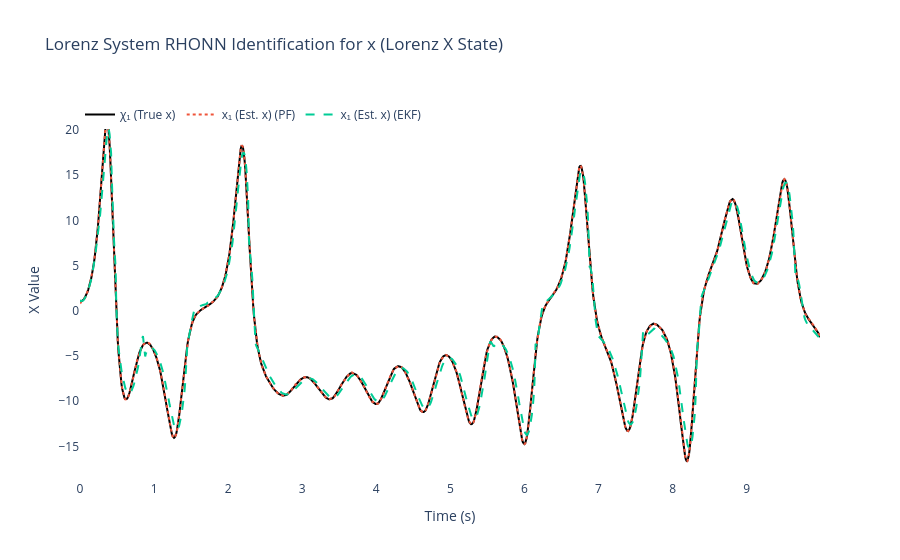
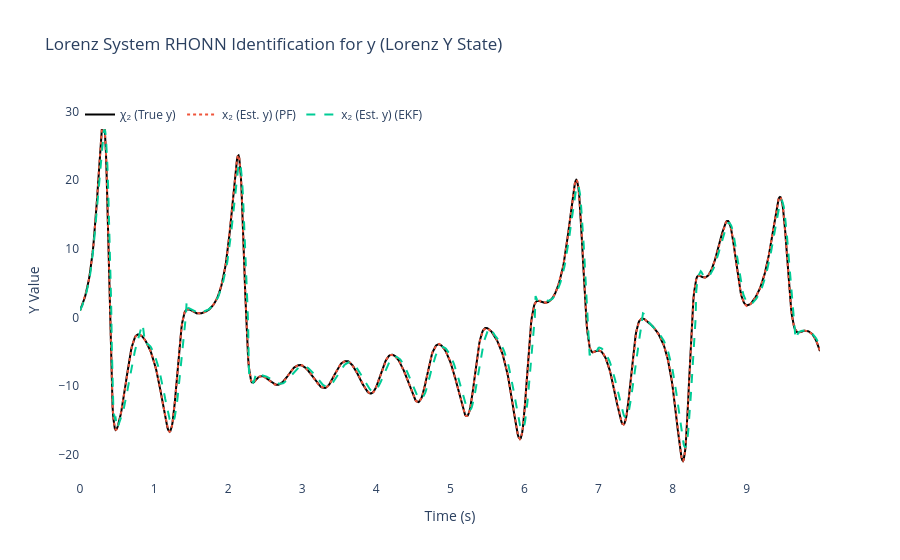
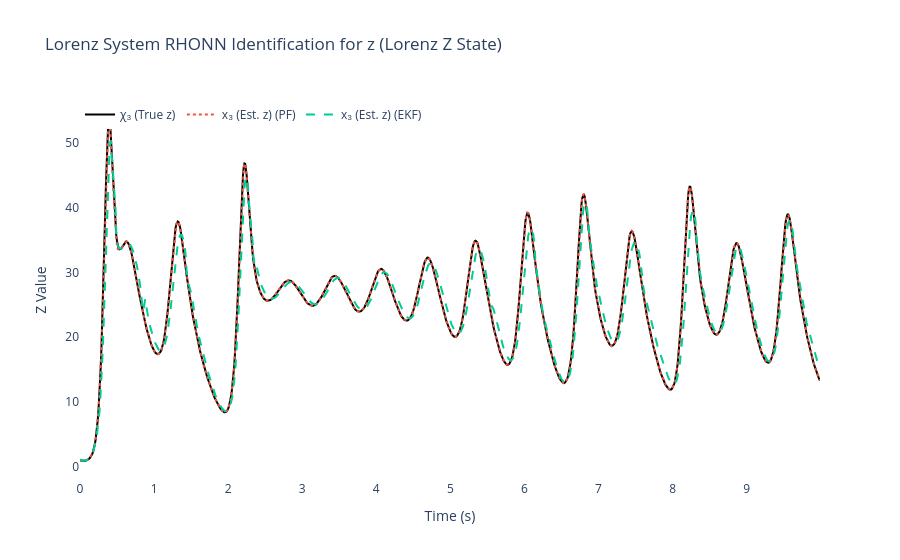
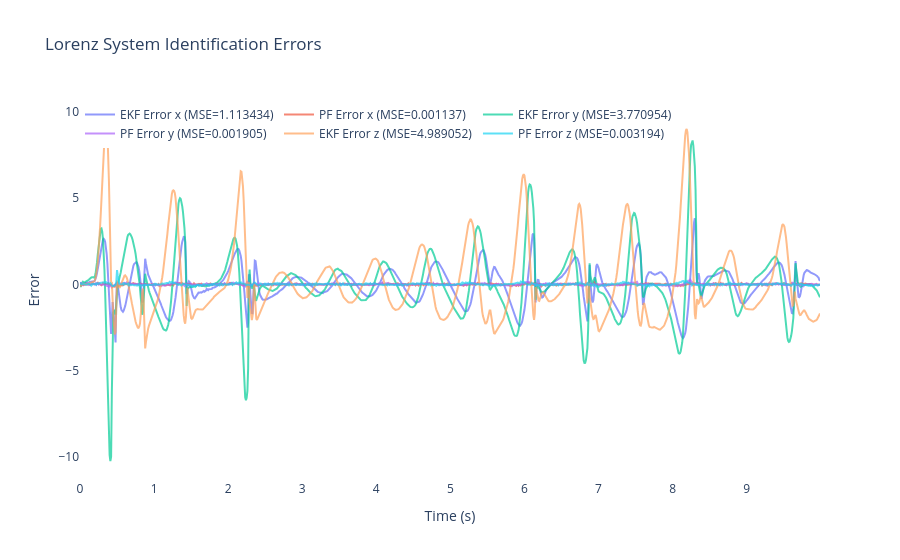

The code cell stored with these charts, in order, in its notebook:
### Code cell
# ============================================================
    # 6) Results & plots for Lorenz System
# ============================================================
mse_x1_ekf = np.mean((x_true[:, 0] - x_hat_ekf[:, 0])**2)  # x
mse_x2_ekf = np.mean((x_true[:, 1] - x_hat_ekf[:, 1])**2)  # y
mse_x3_ekf = np.mean((x_true[:, 2] - x_hat_ekf[:, 2])**2)  # z

mse_x1_pf = np.mean((x_true[:, 0] - x_hat_pf[:, 0])**2)   # x
mse_x2_pf = np.mean((x_true[:, 1] - x_hat_pf[:, 1])**2)   # y
mse_x3_pf = np.mean((x_true[:, 2] - x_hat_pf[:, 2])**2)   # z

print(f"\nFinal EKF-RHONN Weights:")
for i in range(3):
    print(f"  Neuron {i+1} (x{i+1}): {ekf_trainer.weights[i]}")

print(f"\nFinal PF-RHONN Weight Estimates:")
pf_estimates = pf_trainer.get_estimate()
for i in range(3):
    print(f"  Neuron {i+1} (x{i+1}): {pf_estimates[i]}")

print("\n--- Performance Comparison (MSE) for Lorenz System ---")
print(f"EKF MSE x1 (x):         {mse_x1_ekf:.6f}")
print(f"EKF MSE x2 (y):         {mse_x2_ekf:.6f}")
print(f"EKF MSE x3 (z):         {mse_x3_ekf:.6f}")
print(f"PF  MSE x1 (x):         {mse_x1_pf:.6f}")
print(f"PF  MSE x2 (y):         {mse_x2_pf:.6f}")
print(f"PF  MSE x3 (z):         {mse_x3_pf:.6f}")

states_info = [
    {'idx': 0, 'var': 'x', 'desc': 'Lorenz X State', 'y_label': 'X Value',
     'chi': 'χ₁ (True x)', 'x': 'x₁ (Est. x)'},
    {'idx': 1, 'var': 'y', 'desc': 'Lorenz Y State', 'y_label': 'Y Value',
     'chi': 'χ₂ (True y)', 'x': 'x₂ (Est. y)'},
    {'idx': 2, 'var': 'z', 'desc': 'Lorenz Z State', 'y_label': 'Z Value',
     'chi': 'χ₃ (True z)', 'x': 'x₃ (Est. z)'}
]

for state_info in states_info:
    i = state_info['idx']
    trace_plant = go.Scatter(x=t_history, y=x_true[:, i], mode='lines',
                            name=state_info['chi'], line=dict(color='black', width=2))
    trace_pf = go.Scatter(x=t_history, y=x_hat_pf[:, i], mode='lines',
                        name=f"{state_info['x']} (PF)", line=dict(dash='dot'))
    trace_ekf = go.Scatter(x=t_history, y=x_hat_ekf[:, i], mode='lines',
                        name=f"{state_info['x']} (EKF)", line=dict(dash='dash'))

    fig = go.Figure([trace_plant, trace_pf, trace_ekf])
    fig.update_layout(
        title=f'Lorenz System RHONN Identification for {state_info["var"]} ({state_info["desc"]})',
        xaxis_title='Time (s)',
        yaxis_title=state_info['y_label'],
        legend=dict(x=0, y=1, orientation='h'),
        font=dict(size=12),
        plot_bgcolor='white',
        paper_bgcolor='white'
    )
    fig.show()

# Errors for all three states
error_x1_ekf = x_true[:, 0] - x_hat_ekf[:, 0]
error_x2_ekf = x_true[:, 1] - x_hat_ekf[:, 1]
error_x3_ekf = x_true[:, 2] - x_hat_ekf[:, 2]

error_x1_pf = x_true[:, 0] - x_hat_pf[:, 0]
error_x2_pf = x_true[:, 1] - x_hat_pf[:, 1]
error_x3_pf = x_true[:, 2] - x_hat_pf[:, 2]

fig2 = go.Figure()
fig2.add_trace(go.Scatter(x=t_history, y=error_x1_ekf, mode='lines',
                        name=f'EKF Error x (MSE={mse_x1_ekf:.6f})', opacity=0.7))
fig2.add_trace(go.Scatter(x=t_history, y=error_x1_pf, mode='lines',
                        name=f'PF Error x (MSE={mse_x1_pf:.6f})', opacity=0.7))
fig2.add_trace(go.Scatter(x=t_history, y=error_x2_ekf, mode='lines',
                        name=f'EKF Error y (MSE={mse_x2_ekf:.6f})', opacity=0.7))
fig2.add_trace(go.Scatter(x=t_history, y=error_x2_pf, mode='lines',
                        name=f'PF Error y (MSE={mse_x2_pf:.6f})', opacity=0.7))
fig2.add_trace(go.Scatter(x=t_history, y=error_x3_ekf, mode='lines',
                        name=f'EKF Error z (MSE={mse_x3_ekf:.6f})', opacity=0.7))
fig2.add_trace(go.Scatter(x=t_history, y=error_x3_pf, mode='lines',
                        name=f'PF Error z (MSE={mse_x3_pf:.6f})', opacity=0.7))
fig2.update_layout(
    title='Lorenz System Identification Errors',
    xaxis_title='Time (s)',
    yaxis_title='Error',
    legend=dict(x=0, y=1, orientation='h'),
    font=dict(size=12),
    plot_bgcolor='white',
    paper_bgcolor='white'
)
fig2.show()

# 3D Phase space plot
fig3d = go.Figure()
fig3d.add_trace(go.Scatter3d(x=x_true[:, 0], y=x_true[:, 1], z=x_true[:, 2],
                           mode='lines', name='True Lorenz Attractor',
                           line=dict(color='black', width=3)))
fig3d.add_trace(go.Scatter3d(x=x_hat_ekf[:, 0], y=x_hat_ekf[:, 1], z=x_hat_ekf[:, 2],
                           mode='lines', name='EKF Estimation',
                           line=dict(color='red', width=2, dash='dash')))
fig3d.add_trace(go.Scatter3d(x=x_hat_pf[:, 0], y=x_hat_pf[:, 1], z=x_hat_pf[:, 2],
                           mode='lines', name='PF Estimation',
                           line=dict(color='blue', width=2, dash='dot')))
fig3d.update_layout(
    title='Lorenz System - 3D Phase Space Comparison',
    scene=dict(
        xaxis_title='X',
        yaxis_title='Y',
        zaxis_title='Z'
    ),
    font=dict(size=12)
)
fig3d.show()

### Figure 1 — Plotly figure (JSON) as saved in the notebook; plotly's stock layout.template omitted (floating-point values rounded to 4 significant figures; data arrays with more than 128 entries replaced by an {"elided": "..."} marker saying what was removed)
{"data": [{"line": {"color": "black", "width": 2}, "mode": "lines", "name": "χ₁ (True x)", "type": "scatter", "x": {"elided": "1000 float values"}, "y": {"elided": "1000 float values"}}, {"line": {"dash": "dot"}, "mode": "lines", "name": "x₁ (Est. x) (PF)", "type": "scatter", "x": {"elided": "1000 float values"}, "y": {"elided": "1000 float values"}}, {"line": {"dash": "dash"}, "mode": "lines", "name": "x₁ (Est. x) (EKF)", "type": "scatter", "x": {"elided": "1000 float values"}, "y": {"elided": "1000 float values"}}], "layout": {"font": {"size": 12}, "legend": {"orientation": "h", "x": 0, "y": 1}, "paper_bgcolor": "white", "plot_bgcolor": "white", "title": {"text": "Lorenz System RHONN Identification for x (Lorenz X State)"}, "xaxis": {"title": {"text": "Time (s)"}}, "yaxis": {"title": {"text": "X Value"}}}}

### Figure 2 — Plotly figure (JSON) as saved in the notebook; plotly's stock layout.template omitted (floating-point values rounded to 4 significant figures; data arrays with more than 128 entries replaced by an {"elided": "..."} marker saying what was removed)
{"data": [{"line": {"color": "black", "width": 2}, "mode": "lines", "name": "χ₂ (True y)", "type": "scatter", "x": {"elided": "1000 float values"}, "y": {"elided": "1000 float values"}}, {"line": {"dash": "dot"}, "mode": "lines", "name": "x₂ (Est. y) (PF)", "type": "scatter", "x": {"elided": "1000 float values"}, "y": {"elided": "1000 float values"}}, {"line": {"dash": "dash"}, "mode": "lines", "name": "x₂ (Est. y) (EKF)", "type": "scatter", "x": {"elided": "1000 float values"}, "y": {"elided": "1000 float values"}}], "layout": {"font": {"size": 12}, "legend": {"orientation": "h", "x": 0, "y": 1}, "paper_bgcolor": "white", "plot_bgcolor": "white", "title": {"text": "Lorenz System RHONN Identification for y (Lorenz Y State)"}, "xaxis": {"title": {"text": "Time (s)"}}, "yaxis": {"title": {"text": "Y Value"}}}}

### Figure 3 — Plotly figure (JSON) as saved in the notebook; plotly's stock layout.template omitted (floating-point values rounded to 4 significant figures; data arrays with more than 128 entries replaced by an {"elided": "..."} marker saying what was removed)
{"data": [{"line": {"color": "black", "width": 2}, "mode": "lines", "name": "χ₃ (True z)", "type": "scatter", "x": {"elided": "1000 float values"}, "y": {"elided": "1000 float values"}}, {"line": {"dash": "dot"}, "mode": "lines", "name": "x₃ (Est. z) (PF)", "type": "scatter", "x": {"elided": "1000 float values"}, "y": {"elided": "1000 float values"}}, {"line": {"dash": "dash"}, "mode": "lines", "name": "x₃ (Est. z) (EKF)", "type": "scatter", "x": {"elided": "1000 float values"}, "y": {"elided": "1000 float values"}}], "layout": {"font": {"size": 12}, "legend": {"orientation": "h", "x": 0, "y": 1}, "paper_bgcolor": "white", "plot_bgcolor": "white", "title": {"text": "Lorenz System RHONN Identification for z (Lorenz Z State)"}, "xaxis": {"title": {"text": "Time (s)"}}, "yaxis": {"title": {"text": "Z Value"}}}}

### Figure 4 — Plotly figure (JSON) as saved in the notebook; plotly's stock layout.template omitted (floating-point values rounded to 4 significant figures; data arrays with more than 128 entries replaced by an {"elided": "..."} marker saying what was removed)
{"data": [{"mode": "lines", "name": "EKF Error x (MSE=1.113434)", "opacity": 0.7, "type": "scatter", "x": {"elided": "1000 float values"}, "y": {"elided": "1000 float values"}}, {"mode": "lines", "name": "PF Error x (MSE=0.001137)", "opacity": 0.7, "type": "scatter", "x": {"elided": "1000 float values"}, "y": {"elided": "1000 float values"}}, {"mode": "lines", "name": "EKF Error y (MSE=3.770954)", "opacity": 0.7, "type": "scatter", "x": {"elided": "1000 float values"}, "y": {"elided": "1000 float values"}}, {"mode": "lines", "name": "PF Error y (MSE=0.001905)", "opacity": 0.7, "type": "scatter", "x": {"elided": "1000 float values"}, "y": {"elided": "1000 float values"}}, {"mode": "lines", "name": "EKF Error z (MSE=4.989052)", "opacity": 0.7, "type": "scatter", "x": {"elided": "1000 float values"}, "y": {"elided": "1000 float values"}}, {"mode": "lines", "name": "PF Error z (MSE=0.003194)", "opacity": 0.7, "type": "scatter", "x": {"elided": "1000 float values"}, "y": {"elided": "1000 float values"}}], "layout": {"font": {"size": 12}, "legend": {"orientation": "h", "x": 0, "y": 1}, "paper_bgcolor": "white", "plot_bgcolor": "white", "title": {"text": "Lorenz System Identification Errors"}, "xaxis": {"title": {"text": "Time (s)"}}, "yaxis": {"title": {"text": "Error"}}}}
